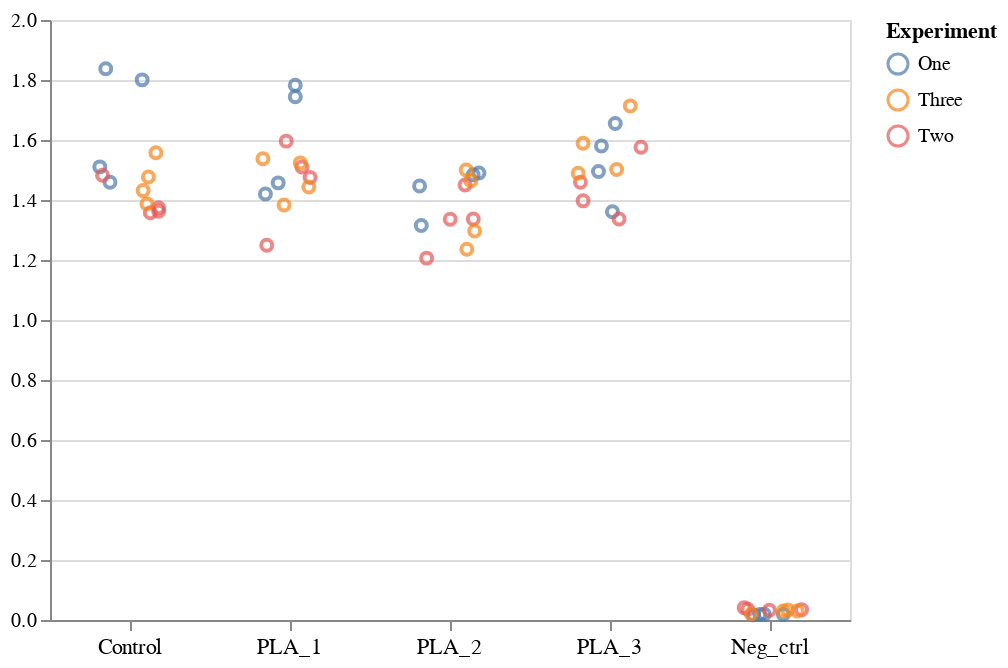

The cell this chart's notebook holds for it:
### Code cell
altcat.catplot(data=df,
               mark='point',
               encoding=dict(y=alt.Y('assay_result:Q', title=None),
                             x='Treatment:N', 
                             color=alt.Color('Experiment:N')),
               transform='jitter'
              )

### Figure 1 — Vega-Lite specification as saved in the notebook (floating-point values rounded to 4 significant figures)
{"$schema": "https://vega.github.io/schema/vega-lite/v2.6.0.json", "config": {"view": {"height": 300, "width": 400}}, "datasets": {"data-2c2ba2ba70473635e29e224fd0a21c29": [{"Experiment": "One", "Treatment": "Control", "__jitter": -0.125, "assay_result": 1.459}, {"Experiment": "One", "Treatment": "Control", "__jitter": -0.1887, "assay_result": 1.51}, {"Experiment": "One", "Treatment": "Control", "__jitter": 0.07599, "assay_result": 1.8}, {"Experiment": "One", "Treatment": "Control", "__jitter": -0.1516, "assay_result": 1.837}, {"Experiment": "One", "Treatment": "PLA_1", "__jitter": 0.8463, "assay_result": 1.42}, {"Experiment": "One", "Treatment": "PLA_1", "__jitter": 0.9262, "assay_result": 1.457}, {"Experiment": "One", "Treatment": "PLA_1", "__jitter": 1.033, "assay_result": 1.782}, {"Experiment": "One", "Treatment": "PLA_1", "__jitter": 1.033, "assay_result": 1.744}, {"Experiment": "One", "Treatment": "PLA_2", "__jitter": 2.181, "assay_result": 1.49}, {"Experiment": "One", "Treatment": "PLA_2", "__jitter": 2.145, "assay_result": 1.484}, {"Experiment": "One", "Treatment": "PLA_2", "__jitter": 1.821, "assay_result": 1.315}, {"Experiment": "One", "Treatment": "PLA_2", "__jitter": 1.81, "assay_result": 1.447}, {"Experiment": "One", "Treatment": "PLA_3", "__jitter": 2.947, "assay_result": 1.58}, {"Experiment": "One", "Treatment": "PLA_3", "__jitter": 3.015, "assay_result": 1.361}, {"Experiment": "One", "Treatment": "PLA_3", "__jitter": 2.928, "assay_result": 1.495}, {"Experiment": "One", "Treatment": "PLA_3", "__jitter": 3.033, "assay_result": 1.655}, {"Experiment": "One", "Treatment": "Neg_ctrl", "__jitter": 3.895, "assay_result": 0.01705}, {"Experiment": "One", "Treatment": "Neg_ctrl", "__jitter": 3.965, "assay_result": 0.01915}, {"Experiment": "One", "Treatment": "Neg_ctrl", "__jitter": 4.084, "assay_result": 0.01835}, {"Experiment": "One", "Treatment": "Neg_ctrl", "__jitter": 3.936, "assay_result": 0.01845}, {"Experiment": "Two", "Treatment": "Control", "__jitter": 0.1791, "assay_result": 1.363}, {"Experiment": "Two", "Treatment": "Control", "__jitter": 0.1789, "assay_result": 1.374}, {"Experiment": "Two", "Treatment": "Control", "__jitter": 0.1271, "assay_result": 1.357}, {"Experiment": "Two", "Treatment": "Control", "__jitter": -0.1716, "assay_result": 1.482}, {"Experiment": "Two", "Treatment": "PLA_1", "__jitter": 1.126, "assay_result": 1.475}, {"Experiment": "Two", "Treatment": "PLA_1", "__jitter": 0.8546, "assay_result": 1.249}, {"Experiment": "Two", "Treatment": "PLA_1", "__jitter": 1.075, "assay_result": 1.51}, {"Experiment": "Two", "Treatment": "PLA_1", "__jitter": 0.9764, "assay_result": 1.596}, {"Experiment": "Two", "Treatment": "PLA_2", "__jitter": 2.094, "assay_result": 1.45}, {"Experiment": "Two", "Treatment": "PLA_2", "__jitter": 2.146, "assay_result": 1.337}, {"Experiment": "Two", "Treatment": "PLA_2", "__jitter": 1.854, "assay_result": 1.206}, {"Experiment": "Two", "Treatment": "PLA_2", "__jitter": 2.001, "assay_result": 1.336}, {"Experiment": "Two", "Treatment": "PLA_3", "__jitter": 2.832, "assay_result": 1.397}, {"Experiment": "Two", "Treatment": "PLA_3", "__jitter": 3.194, "assay_result": 1.576}, {"Experiment": "Two", "Treatment": "PLA_3", "__jitter": 3.057, "assay_result": 1.336}, {"Experiment": "Two", "Treatment": "PLA_3", "__jitter": 2.815, "assay_result": 1.459}, {"Experiment": "Two", "Treatment": "Neg_ctrl", "__jitter": 3.996, "assay_result": 0.0324}, {"Experiment": "Two", "Treatment": "Neg_ctrl", "__jitter": 4.197, "assay_result": 0.0345}, {"Experiment": "Two", "Treatment": "Neg_ctrl", "__jitter": 3.862, "assay_result": 0.0361}, {"Experiment": "Two", "Treatment": "Neg_ctrl", "__jitter": 3.839, "assay_result": 0.0411}, {"Experiment": "Three", "Treatment": "Control", "__jitter": 0.08201, "assay_result": 1.431}, {"Experiment": "Three", "Treatment": "Control", "__jitter": 0.1063, "assay_result": 1.387}, {"Experiment": "Three", "Treatment": "Control", "__jitter": 0.1151, "assay_result": 1.477}, {"Experiment": "Three", "Treatment": "Control", "__jitter": 0.1618, "assay_result": 1.557}, {"Experiment": "Three", "Treatment": "PLA_1", "__jitter": 1.118, "assay_result": 1.443}, {"Experiment": "Three", "Treatment": "PLA_1", "__jitter": 1.064, "assay_result": 1.524}, {"Experiment": "Three", "Treatment": "PLA_1", "__jitter": 0.9631, "assay_result": 1.383}, {"Experiment": "Three", "Treatment": "PLA_1", "__jitter": 0.8307, "assay_result": 1.538}, {"Experiment": "Three", "Treatment": "PLA_2", "__jitter": 2.101, "assay_result": 1.5}, {"Experiment": "Three", "Treatment": "PLA_2", "__jitter": 2.105, "assay_result": 1.236}, {"Experiment": "Three", "Treatment": "PLA_2", "__jitter": 2.154, "assay_result": 1.297}, {"Experiment": "Three", "Treatment": "PLA_2", "__jitter": 2.13, "assay_result": 1.464}, {"Experiment": "Three", "Treatment": "PLA_3", "__jitter": 2.832, "assay_result": 1.589}, {"Experiment": "Three", "Treatment": "PLA_3", "__jitter": 2.801, "assay_result": 1.489}, {"Experiment": "Three", "Treatment": "PLA_3", "__jitter": 3.041, "assay_result": 1.502}, {"Experiment": "Three", "Treatment": "PLA_3", "__jitter": 3.127, "assay_result": 1.714}, {"Experiment": "Three", "Treatment": "Neg_ctrl", "__jitter": 3.883, "assay_result": 0.02015}, {"Experiment": "Three", "Treatment": "Neg_ctrl", "__jitter": 4.082, "assay_result": 0.02985}, {"Experiment": "Three", "Treatment": "Neg_ctrl", "__jitter": 4.171, "assay_result": 0.03015}, {"Experiment": "Three", "Treatment": "Neg_ctrl", "__jitter": 4.112, "assay_result": 0.03365}], "data-9ffa88d1126b25987d113a09bf713488": [{"__jitter": 0, "assay_result": 0, "text": "Control"}, {"__jitter": 1, "assay_result": 0, "text": "PLA_1"}, {"__jitter": 2, "assay_result": 0, "text": "PLA_2"}, {"__jitter": 3, "assay_result": 0, "text": "PLA_3"}, {"__jitter": 4, "assay_result": 0, "text": "Neg_ctrl"}]}, "layer": [{"data": {"name": "data-2c2ba2ba70473635e29e224fd0a21c29"}, "encoding": {"color": {"field": "Experiment", "type": "nominal"}, "x": {"axis": {"grid": false, "labels": false, "title": null, "values": [0, 1, 2, 3, 4]}, "field": "__jitter", "type": "quantitative"}, "y": {"field": "assay_result", "title": null, "type": "quantitative"}}, "mark": {"type": "point"}}, {"data": {"name": "data-9ffa88d1126b25987d113a09bf713488"}, "encoding": {"text": {"field": "text", "type": "nominal"}, "x": {"axis": {"grid": false, "labels": false, "title": null, "values": [0, 1, 2, 3, 4]}, "field": "__jitter", "type": "quantitative"}, "y": {"field": "assay_result", "title": null, "type": "quantitative"}}, "mark": {"align": "center", "baseline": "top", "dy": 8, "type": "text"}}]}
